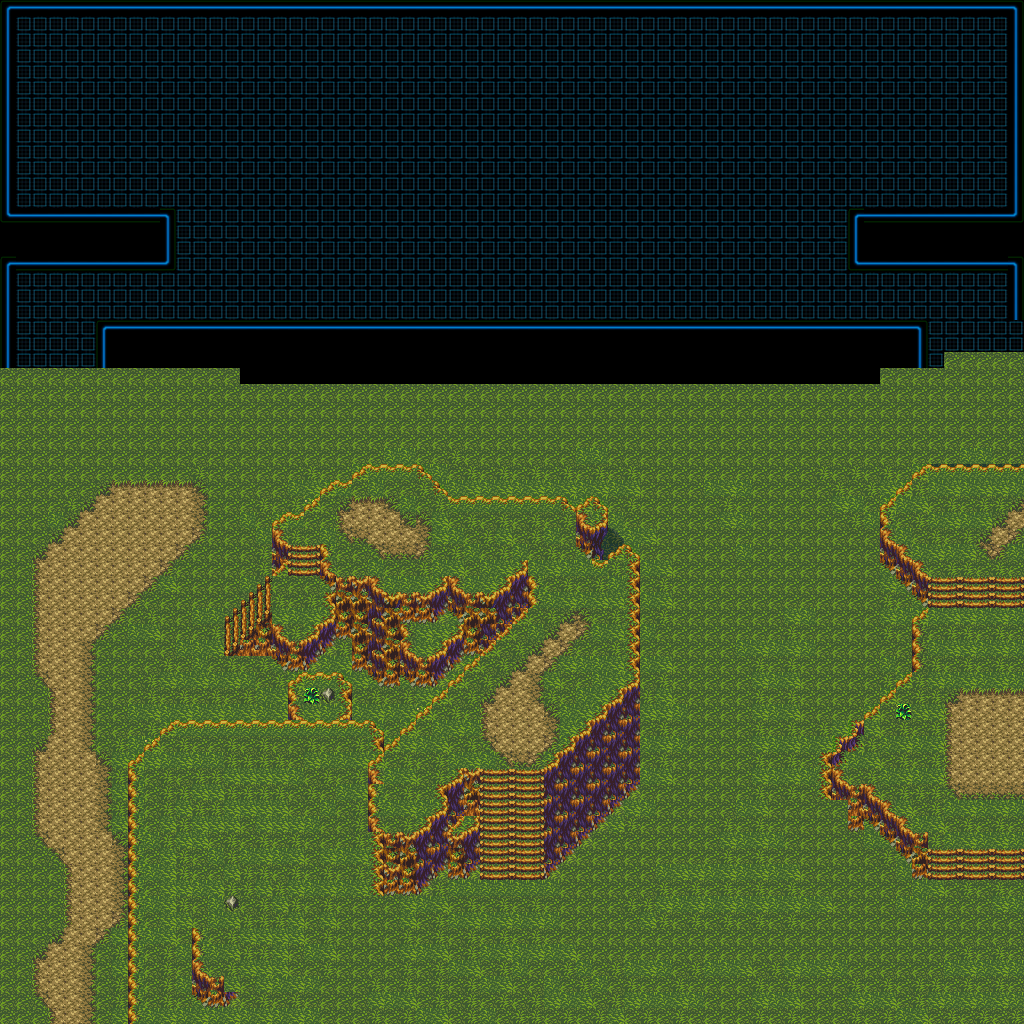

This is a level from a 2D game, rendered from its Tiled map with the project's own tilesets. A one-line summary and the map file follow, with tile-layer data summarised:
An orthogonal 64x64 tile map with 16x16 px tiles, 4 tile layers (Background, Foreground, Floors, Walls), 1 hidden layer not drawn, 2 tilesets and 2 objects.

<map version="1.2" tiledversion="1.2.1" orientation="orthogonal" renderorder="left-down" width="64" height="64" tilewidth="16" tileheight="16" infinite="0" nextlayerid="8" nextobjectid="4">
 <tileset firstgid="1" name="general" tilewidth="16" tileheight="16" tilecount="25" columns="5">
  <image source="map.png" width="80" height="80" />
  <tile id="0">
   <properties>
    <property name="collides" value="true" />
   </properties>
  </tile>
  <tile id="1">
   <properties>
    <property name="collides" value="true" />
   </properties>
  </tile>
  <tile id="2">
   <properties>
    <property name="collides" value="true" />
   </properties>
  </tile>
  <tile id="3">
   <properties>
    <property name="collides" value="true" />
   </properties>
  </tile>
  <tile id="4">
   <properties>
    <property name="collides" value="false" />
   </properties>
  </tile>
  <tile id="5">
   <properties>
    <property name="collides" value="true" />
   </properties>
  </tile>
  <tile id="6">
   <properties>
    <property name="collides" value="true" />
   </properties>
  </tile>
  <tile id="7">
   <properties>
    <property name="collides" value="true" />
   </properties>
  </tile>
  <tile id="8">
   <properties>
    <property name="collides" value="true" />
   </properties>
  </tile>
  <tile id="9">
   <properties>
    <property name="collides" value="true" />
   </properties>
  </tile>
  <tile id="10">
   <properties>
    <property name="collides" value="true" />
   </properties>
  </tile>
  <tile id="11">
   <properties>
    <property name="collides" value="true" />
   </properties>
  </tile>
  <tile id="12">
   <properties>
    <property name="collides" value="true" />
   </properties>
  </tile>
  <tile id="13">
   <properties>
    <property name="collides" value="true" />
   </properties>
  </tile>
  <tile id="14">
   <properties>
    <property name="collides" value="true" />
   </properties>
  </tile>
  <tile id="15">
   <properties>
    <property name="collides" value="true" />
   </properties>
  </tile>
  <tile id="16">
   <properties>
    <property name="collides" value="true" />
   </properties>
  </tile>
  <tile id="17">
   <properties>
    <property name="collides" value="true" />
   </properties>
  </tile>
  <tile id="18">
   <properties>
    <property name="collides" value="true" />
   </properties>
  </tile>
  <tile id="19">
   <properties>
    <property name="collides" value="true" />
   </properties>
  </tile>
  <tile id="20">
   <properties>
    <property name="collides" value="true" />
   </properties>
  </tile>
  <tile id="21">
   <properties>
    <property name="collides" value="true" />
   </properties>
  </tile>
  <tile id="22">
   <properties>
    <property name="collides" value="true" />
   </properties>
  </tile>
  <tile id="23">
   <properties>
    <property name="collides" value="true" />
   </properties>
  </tile>
  <tile id="24">
   <properties>
    <property name="collides" value="true" />
   </properties>
  </tile>
 </tileset>
 <tileset firstgid="26" name="grassy1" tilewidth="16" tileheight="16" tilecount="256" columns="16">
  <image source="grassy1.png" width="256" height="256" />
 </tileset>
 <layer id="1" name="Background" width="64" height="64">
  <data>[4096 cells, 834 non-empty, 7 distinct tile ids]</data>
 </layer>
 <layer id="2" name="Collision2" width="64" height="64" visible="0">
  <data>[4096 cells, 92 non-empty, 8 distinct tile ids]</data>
 </layer>
 <layer id="3" name="Foreground" width="64" height="64">
  <data>[4096 cells, 0 non-empty, 0 distinct tile ids]</data>
 </layer>
 <layer id="4" name="Floors" width="64" height="64">
  <data>[4096 cells, 3914 non-empty, 60 distinct tile ids]</data>
 </layer>
 <layer id="5" name="Walls" width="64" height="64">
  <data>[4096 cells, 292 non-empty, 9 distinct tile ids]</data>
 </layer>
 <objectgroup id="6" name="GameObjects">
  <object id="1" x="0" y="226" width="16" height="32">
   <properties>
    <property name="id" value="mid" />
    <property name="target" value="{&quot;x&quot;: 0, &quot;y&quot;: 0}" />
    <property name="type" value="teleport" />
   </properties>
  </object>
  <object id="3" x="1009" y="225" width="16" height="32">
   <properties>
    <property name="id" value="mid" />
    <property name="target" value="{&quot;x&quot;: 0, &quot;y&quot;: 0}" />
    <property name="type" value="teleport" />
   </properties>
  </object>
 </objectgroup>
</map>